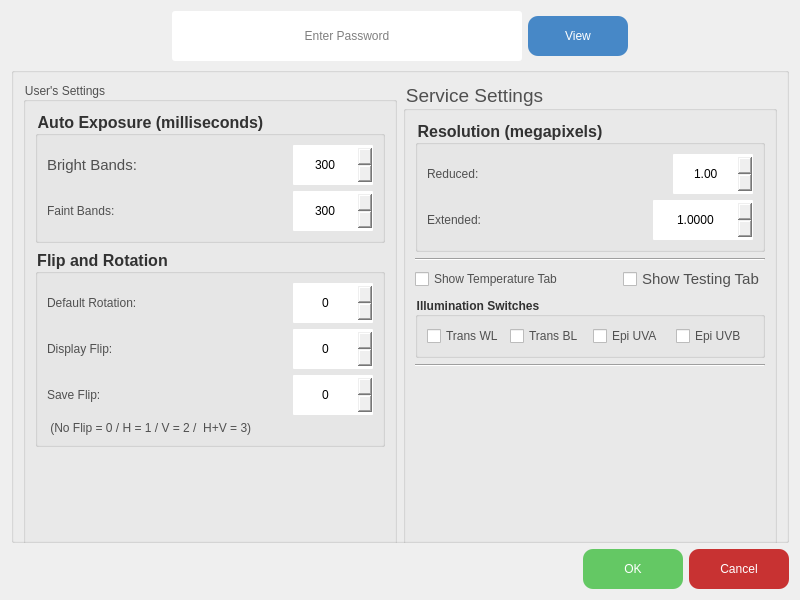
<?xml version="1.0" encoding="UTF-8"?>
<ui version="4.0">
 <class>FactorySettingsForm</class>
 <widget class="QWidget" name="FactorySettingsForm">
  <property name="geometry">
   <rect>
    <x>0</x>
    <y>0</y>
    <width>800</width>
    <height>600</height>
   </rect>
  </property>
  <property name="minimumSize">
   <size>
    <width>800</width>
    <height>600</height>
   </size>
  </property>
  <property name="maximumSize">
   <size>
    <width>800</width>
    <height>900</height>
   </size>
  </property>
  <property name="windowTitle">
   <string>Factory Settings</string>
  </property>
  <layout class="QVBoxLayout" name="verticalLayout_8">
   <item>
    <layout class="QHBoxLayout" name="horizontalLayout_12">
     <item>
      <spacer name="horizontalSpacer_9">
       <property name="orientation">
        <enum>Qt::Horizontal</enum>
       </property>
       <property name="sizeHint" stdset="0">
        <size>
         <width>40</width>
         <height>20</height>
        </size>
       </property>
      </spacer>
     </item>
     <item>
      <widget class="QLineEdit" name="lineFactoryPW">
       <property name="minimumSize">
        <size>
         <width>350</width>
         <height>50</height>
        </size>
       </property>
       <property name="maximumSize">
        <size>
         <width>350</width>
         <height>50</height>
        </size>
       </property>
       <property name="styleSheet">
        <string notr="true">QLineEdit{
font: 14pt &quot;Arial&quot;;
border-radius: 3px;
min-width: 350px;
min-height: 50px;
max-width: 350px;
max-height: 50px;
}
</string>
       </property>
       <property name="text">
        <string/>
       </property>
       <property name="echoMode">
        <enum>QLineEdit::Password</enum>
       </property>
       <property name="alignment">
        <set>Qt::AlignCenter</set>
       </property>
       <property name="placeholderText">
        <string extracomment="Enter">Enter Password</string>
       </property>
      </widget>
     </item>
     <item>
      <widget class="QPushButton" name="buttonFactoryPW">
       <property name="styleSheet">
        <string notr="true">QPushButton{	
background-color : rgb(71, 136, 199);
color: white;
font: 14pt &quot;Arial&quot;;
border-radius: 10px;
min-width: 100px;
min-height: 40px;
max-width: 100px;
max-height: 40px;
}

QPushButton::hover{background-color: rgb(255, 170, 127);}

QPushButton::pressed{background-color: rgb(100, 100, 100);}
</string>
       </property>
       <property name="text">
        <string>View</string>
       </property>
      </widget>
     </item>
     <item>
      <spacer name="horizontalSpacer_7">
       <property name="orientation">
        <enum>Qt::Horizontal</enum>
       </property>
       <property name="sizeHint" stdset="0">
        <size>
         <width>40</width>
         <height>20</height>
        </size>
       </property>
      </spacer>
     </item>
    </layout>
   </item>
   <item>
    <widget class="QGroupBox" name="groupBox">
     <property name="sizePolicy">
      <sizepolicy hsizetype="Expanding" vsizetype="Preferred">
       <horstretch>0</horstretch>
       <verstretch>0</verstretch>
      </sizepolicy>
     </property>
     <property name="font">
      <font>
       <family>Arial</family>
       <pointsize>12</pointsize>
       <weight>50</weight>
       <italic>false</italic>
       <bold>false</bold>
      </font>
     </property>
     <property name="styleSheet">
      <string notr="true">QGroupBox{	
color:rgb(80, 80, 80);
font: 12pt &quot;Arial&quot;;
}</string>
     </property>
     <property name="title">
      <string/>
     </property>
     <layout class="QVBoxLayout" name="verticalLayout_7">
      <item>
       <layout class="QHBoxLayout" name="horizontalLayout_15">
        <item>
         <widget class="QGroupBox" name="groupBox_4">
          <property name="minimumSize">
           <size>
            <width>350</width>
            <height>500</height>
           </size>
          </property>
          <property name="styleSheet">
           <string notr="true">QGroupBox{	
color:rgb(80, 80, 80);
font: 14pt &quot;Arial&quot;;
}</string>
          </property>
          <property name="title">
           <string>User's Settings</string>
          </property>
          <layout class="QVBoxLayout" name="verticalLayout_6">
           <item>
            <widget class="QGroupBox" name="groupBox_5">
             <property name="font">
              <font>
               <family>Arial</family>
               <pointsize>12</pointsize>
               <weight>75</weight>
               <italic>false</italic>
               <bold>true</bold>
              </font>
             </property>
             <property name="styleSheet">
              <string notr="true">QGroupBox{	
color:rgb(50, 50, 50);
font: 12pt &quot;Arial&quot;;
font: bold;
}</string>
             </property>
             <property name="title">
              <string>Auto Exposure (milliseconds)</string>
             </property>
             <layout class="QVBoxLayout" name="verticalLayout_2">
              <item>
               <layout class="QHBoxLayout" name="horizontalLayout_14">
                <item>
                 <widget class="QLabel" name="label_7">
                  <property name="font">
                   <font>
                    <family>Arial</family>
                    <pointsize>11</pointsize>
                    <weight>50</weight>
                    <italic>false</italic>
                    <bold>false</bold>
                   </font>
                  </property>
                  <property name="styleSheet">
                   <string notr="true">QLabel{	
color:rgb(80, 80, 80);
font: 11pt &quot;Arial&quot;;
}</string>
                  </property>
                  <property name="text">
                   <string>Bright Bands:</string>
                  </property>
                 </widget>
                </item>
                <item>
                 <widget class="QSpinBox" name="spinExposureBrightAuto">
                  <property name="minimumSize">
                   <size>
                    <width>80</width>
                    <height>40</height>
                   </size>
                  </property>
                  <property name="maximumSize">
                   <size>
                    <width>80</width>
                    <height>40</height>
                   </size>
                  </property>
                  <property name="styleSheet">
                   <string notr="true">QSpinBox{
font: 14pt &quot;Arial&quot;;
border-radius: 1px;
min-width: 80px;
min-height: 40px;
max-width: 80px;
max-height: 40px;
}
</string>
                  </property>
                  <property name="alignment">
                   <set>Qt::AlignCenter</set>
                  </property>
                  <property name="minimum">
                   <number>10</number>
                  </property>
                  <property name="maximum">
                   <number>300</number>
                  </property>
                  <property name="singleStep">
                   <number>10</number>
                  </property>
                  <property name="value">
                   <number>300</number>
                  </property>
                 </widget>
                </item>
               </layout>
              </item>
              <item>
               <layout class="QHBoxLayout" name="horizontalLayout_9">
                <item>
                 <widget class="QLabel" name="label_4">
                  <property name="styleSheet">
                   <string notr="true">QLabel{	
color:rgb(80, 80, 80);
font: 11pt &quot;Arial&quot;;
}</string>
                  </property>
                  <property name="text">
                   <string>Faint Bands:</string>
                  </property>
                 </widget>
                </item>
                <item>
                 <widget class="QSpinBox" name="spinExposureFaintAuto">
                  <property name="minimumSize">
                   <size>
                    <width>80</width>
                    <height>40</height>
                   </size>
                  </property>
                  <property name="maximumSize">
                   <size>
                    <width>80</width>
                    <height>40</height>
                   </size>
                  </property>
                  <property name="styleSheet">
                   <string notr="true">QSpinBox{
font: 14pt &quot;Arial&quot;;
border-radius: 1px;
min-width: 80px;
min-height: 40px;
max-width: 80px;
max-height: 40px;
}
</string>
                  </property>
                  <property name="alignment">
                   <set>Qt::AlignCenter</set>
                  </property>
                  <property name="minimum">
                   <number>300</number>
                  </property>
                  <property name="maximum">
                   <number>990</number>
                  </property>
                  <property name="singleStep">
                   <number>10</number>
                  </property>
                 </widget>
                </item>
               </layout>
              </item>
             </layout>
            </widget>
           </item>
           <item>
            <widget class="QGroupBox" name="groupBox_7">
             <property name="font">
              <font>
               <family>Arial</family>
               <pointsize>12</pointsize>
               <weight>75</weight>
               <italic>false</italic>
               <bold>true</bold>
              </font>
             </property>
             <property name="styleSheet">
              <string notr="true">QGroupBox{	
color:rgb(50, 50, 50);
font: 12pt &quot;Arial&quot;;
font: bold;
}</string>
             </property>
             <property name="title">
              <string>Flip and Rotation</string>
             </property>
             <layout class="QVBoxLayout" name="verticalLayout_4">
              <item>
               <layout class="QHBoxLayout" name="horizontalLayout">
                <item>
                 <widget class="QLabel" name="label_2">
                  <property name="styleSheet">
                   <string notr="true">QLabel{	
color:rgb(80, 80, 80);
font: 11pt &quot;Arial&quot;;
}</string>
                  </property>
                  <property name="text">
                   <string>Default Rotation:</string>
                  </property>
                 </widget>
                </item>
                <item>
                 <spacer name="horizontalSpacer_3">
                  <property name="orientation">
                   <enum>Qt::Horizontal</enum>
                  </property>
                  <property name="sizeHint" stdset="0">
                   <size>
                    <width>40</width>
                    <height>20</height>
                   </size>
                  </property>
                 </spacer>
                </item>
                <item>
                 <widget class="QSpinBox" name="spinDefaultRotation">
                  <property name="styleSheet">
                   <string notr="true">QSpinBox{
font: 14pt &quot;Arial&quot;;
border-radius: 1px;
min-width: 80px;
min-height: 40px;
max-width: 80px;
max-height: 40px;
}
</string>
                  </property>
                  <property name="alignment">
                   <set>Qt::AlignCenter</set>
                  </property>
                  <property name="maximum">
                   <number>270</number>
                  </property>
                  <property name="singleStep">
                   <number>90</number>
                  </property>
                 </widget>
                </item>
               </layout>
              </item>
              <item>
               <layout class="QHBoxLayout" name="horizontalLayout_7">
                <item>
                 <widget class="QLabel" name="label_5">
                  <property name="styleSheet">
                   <string notr="true">QLabel{	
color:rgb(80, 80, 80);
font: 11pt &quot;Arial&quot;;
}</string>
                  </property>
                  <property name="text">
                   <string>&lt;html&gt;&lt;head/&gt;&lt;body&gt;&lt;p&gt;Display Flip:&lt;/p&gt;&lt;/body&gt;&lt;/html&gt;</string>
                  </property>
                 </widget>
                </item>
                <item>
                 <spacer name="horizontalSpacer_5">
                  <property name="orientation">
                   <enum>Qt::Horizontal</enum>
                  </property>
                  <property name="sizeHint" stdset="0">
                   <size>
                    <width>40</width>
                    <height>20</height>
                   </size>
                  </property>
                 </spacer>
                </item>
                <item>
                 <widget class="QSpinBox" name="spinDisplayFlip">
                  <property name="minimumSize">
                   <size>
                    <width>80</width>
                    <height>40</height>
                   </size>
                  </property>
                  <property name="styleSheet">
                   <string notr="true">QSpinBox{
font: 14pt &quot;Arial&quot;;
border-radius: 1px;
min-width: 80px;
min-height: 40px;
max-width: 80px;
max-height: 40px;
}
</string>
                  </property>
                  <property name="alignment">
                   <set>Qt::AlignCenter</set>
                  </property>
                  <property name="minimum">
                   <number>0</number>
                  </property>
                  <property name="maximum">
                   <number>3</number>
                  </property>
                 </widget>
                </item>
               </layout>
              </item>
              <item>
               <layout class="QHBoxLayout" name="horizontalLayout_6">
                <item>
                 <widget class="QLabel" name="label_6">
                  <property name="styleSheet">
                   <string notr="true">QLabel{	
color:rgb(80, 80, 80);
font: 11pt &quot;Arial&quot;;
}</string>
                  </property>
                  <property name="text">
                   <string>Save Flip:</string>
                  </property>
                 </widget>
                </item>
                <item>
                 <spacer name="horizontalSpacer_6">
                  <property name="orientation">
                   <enum>Qt::Horizontal</enum>
                  </property>
                  <property name="sizeHint" stdset="0">
                   <size>
                    <width>40</width>
                    <height>20</height>
                   </size>
                  </property>
                 </spacer>
                </item>
                <item>
                 <widget class="QSpinBox" name="spinSaveFlip">
                  <property name="minimumSize">
                   <size>
                    <width>80</width>
                    <height>40</height>
                   </size>
                  </property>
                  <property name="styleSheet">
                   <string notr="true">QSpinBox{
font: 14pt &quot;Arial&quot;;
border-radius: 1px;
min-width: 80px;
min-height: 40px;
max-width: 80px;
max-height: 40px;
}
</string>
                  </property>
                  <property name="alignment">
                   <set>Qt::AlignCenter</set>
                  </property>
                  <property name="minimum">
                   <number>0</number>
                  </property>
                  <property name="maximum">
                   <number>3</number>
                  </property>
                 </widget>
                </item>
               </layout>
              </item>
              <item>
               <widget class="QLabel" name="label_8">
                <property name="styleSheet">
                 <string notr="true">QLabel{	
color:rgb(80, 80, 80);
font: 10pt &quot;Arial&quot;;
}</string>
                </property>
                <property name="text">
                 <string> (No Flip = 0 / H = 1 / V = 2 /  H+V = 3)</string>
                </property>
               </widget>
              </item>
             </layout>
            </widget>
           </item>
           <item>
            <spacer name="verticalSpacer_2">
             <property name="orientation">
              <enum>Qt::Vertical</enum>
             </property>
             <property name="sizeHint" stdset="0">
              <size>
               <width>20</width>
               <height>154</height>
              </size>
             </property>
            </spacer>
           </item>
          </layout>
         </widget>
        </item>
        <item>
         <widget class="QGroupBox" name="groupBox_3">
          <property name="minimumSize">
           <size>
            <width>350</width>
            <height>500</height>
           </size>
          </property>
          <property name="font">
           <font>
            <family>Arial</family>
            <pointsize>14</pointsize>
            <weight>50</weight>
            <italic>false</italic>
            <bold>false</bold>
           </font>
          </property>
          <property name="styleSheet">
           <string notr="true">QGroupBox{	
color:rgb(80, 80, 80);
font: 14pt &quot;Arial&quot;;
}</string>
          </property>
          <property name="title">
           <string>Service Settings</string>
          </property>
          <layout class="QVBoxLayout" name="verticalLayout_5">
           <item>
            <widget class="QGroupBox" name="groupBox_6">
             <property name="font">
              <font>
               <family>Arial</family>
               <pointsize>12</pointsize>
               <weight>75</weight>
               <italic>false</italic>
               <bold>true</bold>
              </font>
             </property>
             <property name="styleSheet">
              <string notr="true">QGroupBox{	
color:rgb(50, 50, 50);
font: 12pt &quot;Arial&quot;;
font: bold;
}</string>
             </property>
             <property name="title">
              <string>Resolution (megapixels)</string>
             </property>
             <layout class="QVBoxLayout" name="verticalLayout_3">
              <item>
               <layout class="QHBoxLayout" name="horizontalLayout_2">
                <item>
                 <widget class="QLabel" name="label_3">
                  <property name="styleSheet">
                   <string notr="true">QLabel{	
color:rgb(80, 80, 80);
font: 11pt &quot;Arial&quot;;
}</string>
                  </property>
                  <property name="text">
                   <string>Reduced:</string>
                  </property>
                 </widget>
                </item>
                <item>
                 <spacer name="horizontalSpacer_2">
                  <property name="orientation">
                   <enum>Qt::Horizontal</enum>
                  </property>
                  <property name="sizeHint" stdset="0">
                   <size>
                    <width>40</width>
                    <height>20</height>
                   </size>
                  </property>
                 </spacer>
                </item>
                <item>
                 <widget class="QDoubleSpinBox" name="spinReducedResolution">
                  <property name="styleSheet">
                   <string notr="true">QDoubleSpinBox{
font: 14pt &quot;Arial&quot;;
border-radius: 1px;
min-width: 80px;
min-height: 40px;
max-width: 80px;
max-height: 40px;
}
</string>
                  </property>
                  <property name="alignment">
                   <set>Qt::AlignCenter</set>
                  </property>
                  <property name="decimals">
                   <number>2</number>
                  </property>
                  <property name="minimum">
                   <double>0.250000000000000</double>
                  </property>
                  <property name="maximum">
                   <double>1.000000000000000</double>
                  </property>
                  <property name="singleStep">
                   <double>0.250000000000000</double>
                  </property>
                  <property name="value">
                   <double>1.000000000000000</double>
                  </property>
                 </widget>
                </item>
               </layout>
              </item>
              <item>
               <layout class="QHBoxLayout" name="horizontalLayout_3">
                <item>
                 <widget class="QLabel" name="label">
                  <property name="styleSheet">
                   <string notr="true">QLabel{	
color:rgb(80, 80, 80);
font: 11pt &quot;Arial&quot;;
}</string>
                  </property>
                  <property name="text">
                   <string>Extended:</string>
                  </property>
                 </widget>
                </item>
                <item>
                 <spacer name="horizontalSpacer">
                  <property name="orientation">
                   <enum>Qt::Horizontal</enum>
                  </property>
                  <property name="sizeHint" stdset="0">
                   <size>
                    <width>40</width>
                    <height>20</height>
                   </size>
                  </property>
                 </spacer>
                </item>
                <item>
                 <widget class="QDoubleSpinBox" name="spinExtendedResolution">
                  <property name="minimumSize">
                   <size>
                    <width>100</width>
                    <height>40</height>
                   </size>
                  </property>
                  <property name="maximumSize">
                   <size>
                    <width>100</width>
                    <height>40</height>
                   </size>
                  </property>
                  <property name="styleSheet">
                   <string notr="true">QDoubleSpinBox{
font: 14pt &quot;Arial&quot;;
border-radius: 1px;
min-width: 100px;
min-height: 40px;
max-width: 100px;
max-height: 40px;
}
</string>
                  </property>
                  <property name="alignment">
                   <set>Qt::AlignCenter</set>
                  </property>
                  <property name="decimals">
                   <number>4</number>
                  </property>
                  <property name="minimum">
                   <double>1.000000000000000</double>
                  </property>
                  <property name="maximum">
                   <double>4.000000000000000</double>
                  </property>
                  <property name="singleStep">
                   <double>0.250000000000000</double>
                  </property>
                  <property name="value">
                   <double>1.000000000000000</double>
                  </property>
                 </widget>
                </item>
               </layout>
              </item>
             </layout>
            </widget>
           </item>
           <item>
            <widget class="Line" name="line">
             <property name="orientation">
              <enum>Qt::Horizontal</enum>
             </property>
            </widget>
           </item>
           <item>
            <layout class="QHBoxLayout" name="horizontalLayout_11">
             <item>
              <layout class="QHBoxLayout" name="horizontalLayout_5">
               <item>
                <widget class="QCheckBox" name="checkTemperatureTab">
                 <property name="styleSheet">
                  <string notr="true">QCheckBox{	
color:rgb(80, 80, 80);
font: 11pt &quot;Arial&quot;;
}
</string>
                 </property>
                 <property name="text">
                  <string>Show Temperature Tab</string>
                 </property>
                </widget>
               </item>
              </layout>
             </item>
             <item>
              <spacer name="horizontalSpacer_8">
               <property name="orientation">
                <enum>Qt::Horizontal</enum>
               </property>
               <property name="sizeHint" stdset="0">
                <size>
                 <width>40</width>
                 <height>20</height>
                </size>
               </property>
              </spacer>
             </item>
             <item>
              <layout class="QHBoxLayout" name="horizontalLayout_8">
               <item>
                <widget class="QCheckBox" name="checkTestingTab">
                 <property name="font">
                  <font>
                   <family>Arial</family>
                   <pointsize>11</pointsize>
                   <weight>50</weight>
                   <italic>false</italic>
                   <bold>false</bold>
                  </font>
                 </property>
                 <property name="styleSheet">
                  <string notr="true">QCheckBox{	
color:rgb(80, 80, 80);
font: 11pt &quot;Arial&quot;;
}</string>
                 </property>
                 <property name="text">
                  <string>Show Testing Tab</string>
                 </property>
                </widget>
               </item>
              </layout>
             </item>
            </layout>
           </item>
           <item>
            <widget class="QGroupBox" name="groupBox_2">
             <property name="styleSheet">
              <string notr="true">QGroupBox{	
color:rgb(50, 50, 50);
font: 12pt &quot;Arial&quot;;
font: bold;
}</string>
             </property>
             <property name="title">
              <string>Illumination Switches</string>
             </property>
             <layout class="QVBoxLayout" name="verticalLayout">
              <item>
               <layout class="QHBoxLayout" name="horizontalLayout_4">
                <item>
                 <widget class="QCheckBox" name="checkTransWL">
                  <property name="styleSheet">
                   <string notr="true">QCheckBox{	
color:rgb(80, 80, 80);
font: 11pt &quot;Arial&quot;;
}
</string>
                  </property>
                  <property name="text">
                   <string>Trans WL</string>
                  </property>
                 </widget>
                </item>
                <item>
                 <widget class="QCheckBox" name="checkTransBL">
                  <property name="styleSheet">
                   <string notr="true">QCheckBox{	
color:rgb(80, 80, 80);
font: 11pt &quot;Arial&quot;;
}
</string>
                  </property>
                  <property name="text">
                   <string>Trans BL</string>
                  </property>
                 </widget>
                </item>
                <item>
                 <widget class="QCheckBox" name="checkEpiUVA">
                  <property name="styleSheet">
                   <string notr="true">QCheckBox{	
color:rgb(80, 80, 80);
font: 11pt &quot;Arial&quot;;
}
</string>
                  </property>
                  <property name="text">
                   <string>Epi UVA</string>
                  </property>
                 </widget>
                </item>
                <item>
                 <widget class="QCheckBox" name="checkEpiUVB">
                  <property name="styleSheet">
                   <string notr="true">QCheckBox{	
color:rgb(80, 80, 80);
font: 11pt &quot;Arial&quot;;
}
</string>
                  </property>
                  <property name="text">
                   <string>Epi UVB</string>
                  </property>
                 </widget>
                </item>
               </layout>
              </item>
             </layout>
            </widget>
           </item>
           <item>
            <widget class="Line" name="line_2">
             <property name="orientation">
              <enum>Qt::Horizontal</enum>
             </property>
            </widget>
           </item>
           <item>
            <spacer name="verticalSpacer">
             <property name="orientation">
              <enum>Qt::Vertical</enum>
             </property>
             <property name="sizeHint" stdset="0">
              <size>
               <width>20</width>
               <height>266</height>
              </size>
             </property>
            </spacer>
           </item>
          </layout>
         </widget>
        </item>
       </layout>
      </item>
     </layout>
    </widget>
   </item>
   <item>
    <layout class="QHBoxLayout" name="horizontalLayout_10">
     <item>
      <spacer name="horizontalSpacer_4">
       <property name="orientation">
        <enum>Qt::Horizontal</enum>
       </property>
       <property name="sizeHint" stdset="0">
        <size>
         <width>40</width>
         <height>20</height>
        </size>
       </property>
      </spacer>
     </item>
     <item>
      <widget class="QPushButton" name="buttonFactOK">
       <property name="styleSheet">
        <string notr="true">QPushButton{	
background-color : rgb(100, 200, 100);
color: white;
font: 14pt &quot;Arial&quot;;
border-radius: 10px;
min-width: 100px;
min-height: 40px;
max-width: 100px;
max-height: 40px;
}

QPushButton::hover{background-color: rgb(255, 170, 127);}

QPushButton::pressed{background-color: rgb(100, 100, 100);}
</string>
       </property>
       <property name="text">
        <string>OK</string>
       </property>
      </widget>
     </item>
     <item>
      <widget class="QPushButton" name="buttonFactCancel">
       <property name="styleSheet">
        <string notr="true">QPushButton{	
background-color : rgb(200, 50, 50);
color: white;
font: 14pt &quot;Arial&quot;;
border-radius: 10px;
min-width: 100px;
min-height: 40px;
max-width: 100px;
max-height: 40px;
}

QPushButton::hover{background-color: rgb(255, 170, 127);}

QPushButton::pressed{background-color: rgb(100, 100, 100);}
</string>
       </property>
       <property name="text">
        <string>Cancel</string>
       </property>
      </widget>
     </item>
    </layout>
   </item>
  </layout>
 </widget>
 <resources/>
 <connections/>
</ui>
